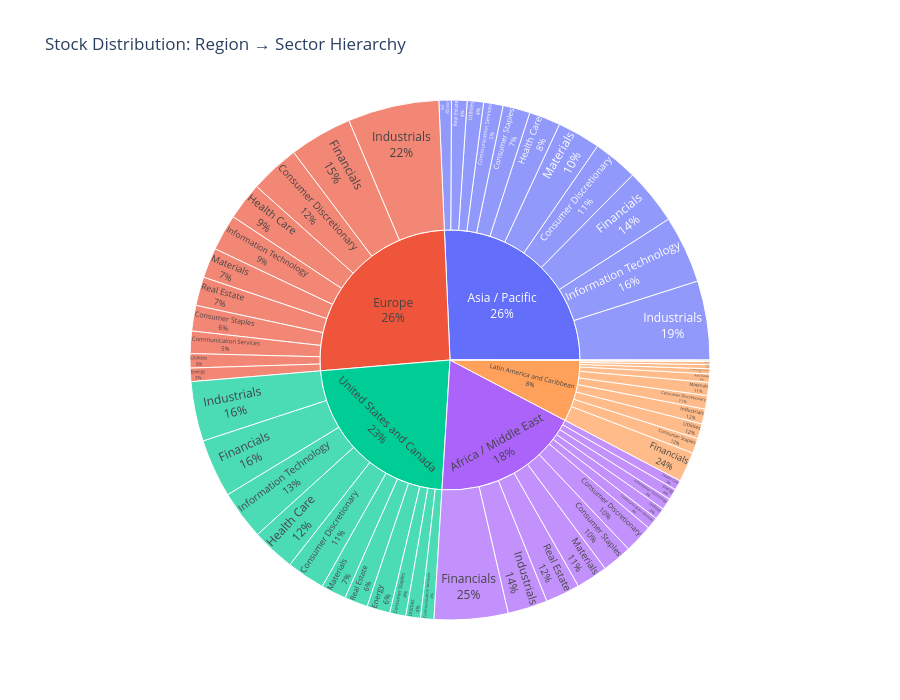

The code cell stored with this chart in its notebook:
### Code cell
# Sunburst chart: Region → Sector hierarchy
if HAVE_PLOTLY and 'region' in all_stocks.columns and 'sector' in all_stocks.columns:
    sunburst_data = all_stocks[['region', 'sector']].dropna()
    sunburst_counts = sunburst_data.groupby(['region', 'sector']).size().reset_index(name='count')

    if len(sunburst_counts) > 0:
        fig = px.sunburst(
                sunburst_counts,
                path=['region', 'sector'],
                values='count',
                title='Stock Distribution: Region → Sector Hierarchy',
                height=700
                )
        fig.update_traces(textinfo='label+percent parent')
        fig.show()

### Figure 1 — Plotly figure (JSON) as saved in the notebook; plotly's stock layout.template omitted (floating-point values rounded to 4 significant figures)
{"data": [{"branchvalues": "total", "domain": {"x": [0, 1], "y": [0, 1]}, "hovertemplate": "labels=%{label}<br>count=%{value}<br>parent=%{parent}<br>id=%{id}<extra></extra>", "ids": ["648.67/Jun-30-2025", "Africa / Middle East/Communication Services", "Africa / Middle East/Consumer Discretionary", "Africa / Middle East/Consumer Staples", "Africa / Middle East/Energy", "Africa / Middle East/Financials", "Africa / Middle East/Health Care", "Africa / Middle East/Industrials", "Africa / Middle East/Information Technology", "Africa / Middle East/Materials", "Africa / Middle East/Real Estate", "Africa / Middle East/Utilities", "Asia / Pacific/Communication Services", "Asia / Pacific/Consumer Discretionary", "Asia / Pacific/Consumer Staples", "Asia / Pacific/Energy", "Asia / Pacific/Financials", "Asia / Pacific/Health Care", "Asia / Pacific/Industrials", "Asia / Pacific/Information Technology", "Asia / Pacific/Materials", "Asia / Pacific/Real Estate", "Asia / Pacific/Utilities", "Europe/Communication Services", "Europe/Consumer Discretionary", "Europe/Consumer Staples", "Europe/Energy", "Europe/Financials", "Europe/Health Care", "Europe/Industrials", "Europe/Information Technology", "Europe/Materials", "Europe/Real Estate", "Europe/Utilities", "Latin America and Caribbean/Communication Services", "Latin America and Caribbean/Consumer Discretionary", "Latin America and Caribbean/Consumer Staples", "Latin America and Caribbean/Energy", "Latin America and Caribbean/Financials", "Latin America and Caribbean/Health Care", "Latin America and Caribbean/Industrials", "Latin America and Caribbean/Information Technology", "Latin America and Caribbean/Materials", "Latin America and Caribbean/Real Estate", "Latin America and Caribbean/Utilities", "United States and Canada/Communication Services", "United States and Canada/Consumer Discretionary", "United States and Canada/Consumer Staples", "United States and Canada/Energy", "United States and Canada/Financials", "United States and Canada/Health Care", "United States and Canada/Industrials", "United States and Canada/Information Technology", "United States and Canada/Materials", "United States and Canada/Real Estate", "United States and Canada/Utilities", "648.67", "Africa / Middle East", "Asia / Pacific", "Europe", "Latin America and Caribbean", "United States and Canada"], "labels": ["Jun-30-2025", "Communication Services", "Consumer Discretionary", "Consumer Staples", "Energy", "Financials", "Health Care", "Industrials", "Information Technology", "Materials", "Real Estate", "Utilities", "Communication Services", "Consumer Discretionary", "Consumer Staples", "Energy", "Financials", "Health Care", "Industrials", "Information Technology", "Materials", "Real Estate", "Utilities", "Communication Services", "Consumer Discretionary", "Consumer Staples", "Energy", "Financials", "Health Care", "Industrials", "Information Technology", "Materials", "Real Estate", "Utilities", "Communication Services", "Consumer Discretionary", "Consumer Staples", "Energy", "Financials", "Health Care", "Industrials", "Information Technology", "Materials", "Real Estate", "Utilities", "Communication Services", "Consumer Discretionary", "Consumer Staples", "Energy", "Financials", "Health Care", "Industrials", "Information Technology", "Materials", "Real Estate", "Utilities", "648.67", "Africa / Middle East", "Asia / Pacific", "Europe", "Latin America and Caribbean", "United States and Canada"], "name": "", "parents": ["648.67", "Africa / Middle East", "Africa / Middle East", "Africa / Middle East", "Africa / Middle East", "Africa / Middle East", "Africa / Middle East", "Africa / Middle East", "Africa / Middle East", "Africa / Middle East", "Africa / Middle East", "Africa / Middle East", "Asia / Pacific", "Asia / Pacific", "Asia / Pacific", "Asia / Pacific", "Asia / Pacific", "Asia / Pacific", "Asia / Pacific", "Asia / Pacific", "Asia / Pacific", "Asia / Pacific", "Asia / Pacific", "Europe", "Europe", "Europe", "Europe", "Europe", "Europe", "Europe", "Europe", "Europe", "Europe", "Europe", "Latin America and Caribbean", "Latin America and Caribbean", "Latin America and Caribbean", "Latin America and Caribbean", "Latin America and Caribbean", "Latin America and Caribbean", "Latin America and Caribbean", "Latin America and Caribbean", "Latin America and Caribbean", "Latin America and Caribbean", "Latin America and Caribbean", "United States and Canada", "United States and Canada", "United States and Canada", "United States and Canada", "United States and Canada", "United States and Canada", "United States and Canada", "United States and Canada", "United States and Canada", "United States and Canada", "United States and Canada", "", "", "", "", "", ""], "values": [1.0, 59.0, 143.0, 149.0, 55.0, 367.0, 49.0, 198.0, 57.0, 157.0, 171.0, 58.0, 97.0, 223.0, 135.0, 62.0, 279.0, 156.0, 393.0, 336.0, 215.0, 77.0, 81.0, 111.0, 247.0, 127.0, 67.0, 313.0, 188.0, 454.0, 180.0, 150.0, 143.0, 71.0, 25.0, 67.0, 75.0, 20.0, 149.0, 15.0, 74.0, 7.0, 65.0, 42.0, 75.0, 66.0, 191.0, 80.0, 115.0, 290.0, 217.0, 297.0, 244.0, 125.0, 116.0, 73.0, 1.0, 1463.0, 2054.0, 2051.0, 614.0, 1814.0], "type": "sunburst", "textinfo": "label+percent parent"}], "layout": {"legend": {"tracegroupgap": 0}, "title": {"text": "Stock Distribution: Region → Sector Hierarchy"}, "height": 700}}
